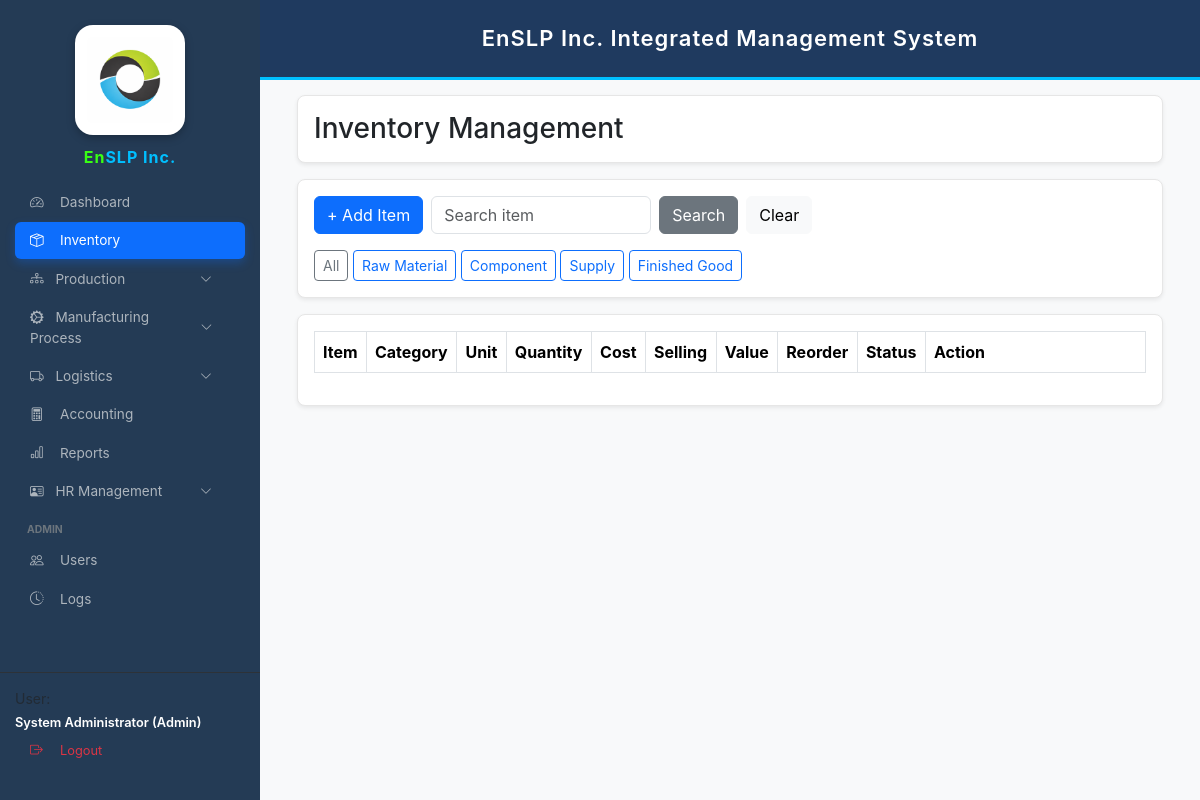
Page /inventory.php?category=Raw Material (signed in) on the earlier database version.
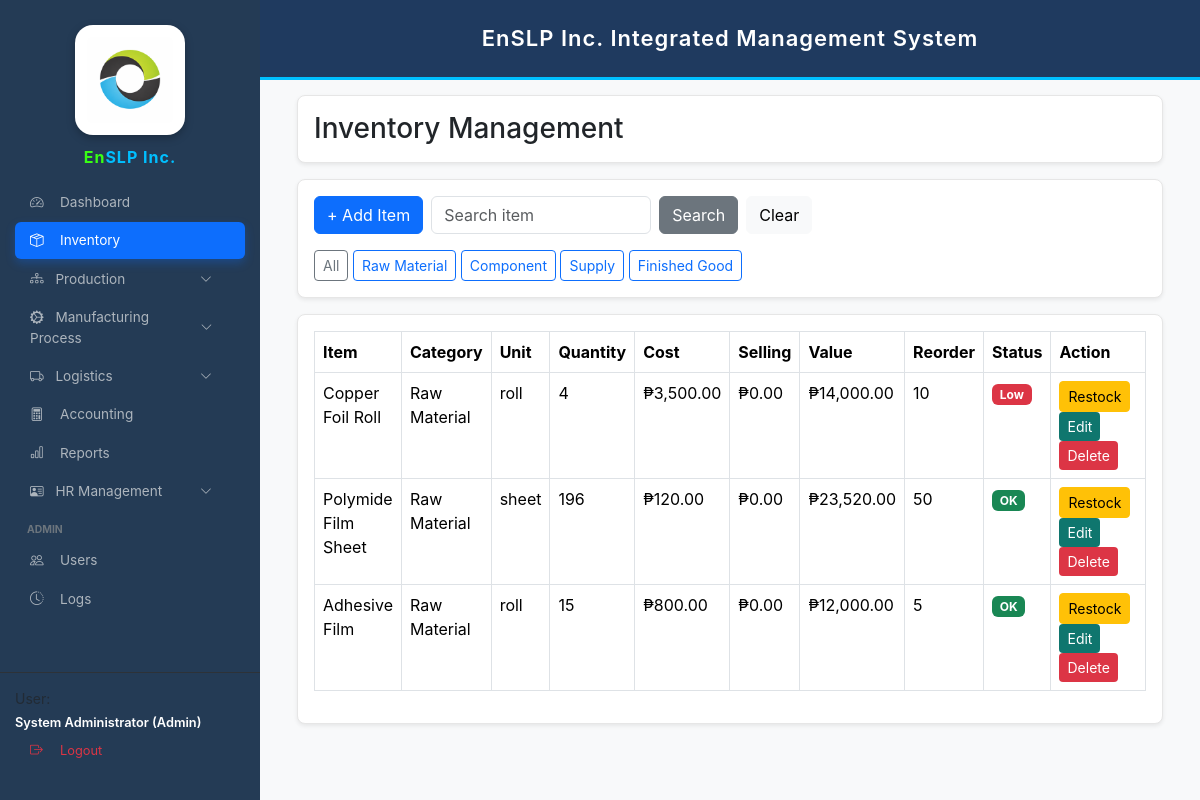
Same page on the later database version.
### tables this page shows
CREATE TABLE `inventory_items` (
  `id` int(11) NOT NULL,
  `item_code` varchar(50) DEFAULT NULL,
  `item_name` varchar(150) NOT NULL,
  `category` varchar(50) DEFAULT NULL,
  `unit` varchar(30) DEFAULT 'pcs',
  `quantity` int(11) NOT NULL DEFAULT 0,
  `reorder_level` int(11) NOT NULL DEFAULT 0,
  `created_at` datetime NOT NULL DEFAULT current_timestamp(),
  `cost` decimal(10,2) DEFAULT NULL,
  `selling_price` decimal(10,2) DEFAULT 0.00,
  `status` varchar(20) DEFAULT 'active',
  `value` decimal(10,2) DEFAULT 0.00
);

### inventory.php (the view, shortened to what this page needs)
<?php
require_once 'config.php';
$q = trim($_GET['q'] ?? '');
$category = $_GET['category'] ?? '';
if($q!=""){
    $stmt=$conn->prepare("SELECT * FROM inventory_items WHERE item_name LIKE ? AND status='active'");
    $stmt->execute(["%$q%"]);
}elseif($category!=""){
    $stmt=$conn->prepare("SELECT * FROM inventory_items WHERE category=? AND status='active'");
    $stmt->execute([$category]);
}else{
    $stmt=$conn->query("SELECT * FROM inventory_items WHERE status='active' ORDER BY item_name ASC");
}
$items=$stmt->fetchAll(PDO::FETCH_ASSOC);
?>
<!DOCTYPE html>
<html>
<head>
<link href="https://cdn.jsdelivr.net/npm/bootstrap@5.3.3/dist/css/bootstrap.min.css" rel="stylesheet">
</head>
<body>
<?php include 'sidebar.php'; ?>
<?php include 'header.php'; ?>
<div class="main-content">
<div class="container-fluid">
<div class="card shadow-sm mb-3">
<div class="card-body">
<h3 class="mb-0">Inventory Management</h3>
</div>
</div>
<div class="card shadow-sm mb-3">
<div class="card-body">
<form method="GET" class="d-flex align-items-center flex-wrap gap-2">
<div class="d-flex align-items-center gap-2 flex-wrap">
    <?php if(strtolower($_SESSION['role']) != 'engineer'): ?>
<button type="button" class="btn btn-primary" data-bs-toggle="modal" data-bs-target="#addModal">
    + Add Item
</button>
<?php endif; ?>
    <input
    type="text"
    name="q"
    value="<?=htmlspecialchars($q)?>"
    class="form-control"
    placeholder="Search item"
    style="width:220px"
    >
    <button class="btn btn-secondary">Search</button>
    <a href="inventory.php" class="btn btn-light">Clear</a>
</div>
</form>
<div class="mt-3">
<a href="inventory.php" class="btn btn-outline-secondary btn-sm">All</a>
<a href="inventory.php?category=Raw Material" class="btn btn-outline-primary btn-sm">Raw Material</a>
<a href="inventory.php?category=Component" class="btn btn-outline-primary btn-sm">Component</a>
<a href="inventory.php?category=Supply" class="btn btn-outline-primary btn-sm">Supply</a>
<a href="inventory.php?category=Finished Good" class="btn btn-outline-primary btn-sm">Finished Good</a>
</div>
</div>
</div>
<div class="card shadow-sm">
<div class="card-body">
<div class="table-responsive">
<table class="table table-bordered table-hover">
<thead>
<tr>
<th>Item</th>
<th>Category</th>
<th>Unit</th>
<th>Quantity</th>
<th>Cost</th>
<th>Selling</th>
<th>Value</th>
<th>Reorder</th>
<th>Status</th>
<th width="220">Action</th>
</tr>
</thead>
<tbody>
<?php foreach($items as $it){
$cost = (float)($it['cost'] ?? 0);
$qty = (int)($it['quantity'] ?? 0);
$value = $cost * $qty;
$low = ($qty <= (int)$it['reorder_level']);
?>
<tr>
<td><?=$it['item_name']?></td>
<td><?=$it['category']?></td>
<td><?=$it['unit']?></td>
<td><?=$it['quantity']?></td>
<td>₱<?=number_format((float)($it['cost'] ?? 0),2)?></td>
<td>₱<?=number_format((float)($it['selling_price'] ?? 0),2)?></td>
<td>₱<?=number_format((float)$value,2)?></td>
<td><?=$it['reorder_level']?></td>
<td>
<?php if($low){ ?>
<span class="badge bg-danger">Low</span>
<?php } else { ?>
<span class="badge bg-success">OK</span>
<?php } ?>
</td>
<td>
<?php if(strtolower($_SESSION['role']) != 'engineer'): ?>
<button class="btn btn-warning btn-sm"
data-bs-toggle="modal"
data-bs-target="#restockModal"
data-id="<?=$it['id']?>"
data-name="<?=$it['item_name']?>"
>
Restock
</button>
<button
class="btn btn-edit btn-sm"
data-bs-toggle="modal"
data-bs-target="#editModal"
data-id="<?=$it['id']?>"
data-name="<?=$it['item_name']?>"
data-category="<?=$it['category']?>"
data-unit="<?=$it['unit']?>"
data-qty="<?=$it['quantity']?>"
data-cost="<?=$it['cost']?>"
data-sell="<?=$it['selling_price']?>"
data-reorder="<?=$it['reorder_level']?>"
>
Edit
</button>
<form method="POST" style="display:inline;">
<button type="submit" name="delete_item" class="btn btn-delete btn-sm"
onclick="return confirm('Delete this item?')">
Delete
</button>
</form>
<?php else: ?>
<span class="badge bg-secondary">View Only</span>
<?php endif; ?>
</td>
</tr>
<?php } ?>
</tbody>
</table>
</div>
</div>
</div>
</div>
</div>
</body>
</html>

Differences in the rows shown:
added inventory_items: item_name "Copper Foil Roll", category "Raw Material", unit "roll", quantity "4", cost "3,500.00", selling_price "0.00", value "14,000.00", reorder_level "10", shows "Low"
added inventory_items: item_name "Polymide Film Sheet", category "Raw Material", unit "sheet", quantity "196", cost "120.00", selling_price "0.00", value "23,520.00", reorder_level "50", shows "OK"
added inventory_items: item_name "Adhesive Film", category "Raw Material", unit "roll", quantity "15", cost "800.00", selling_price "0.00", value "12,000.00", reorder_level "5", shows "OK"
